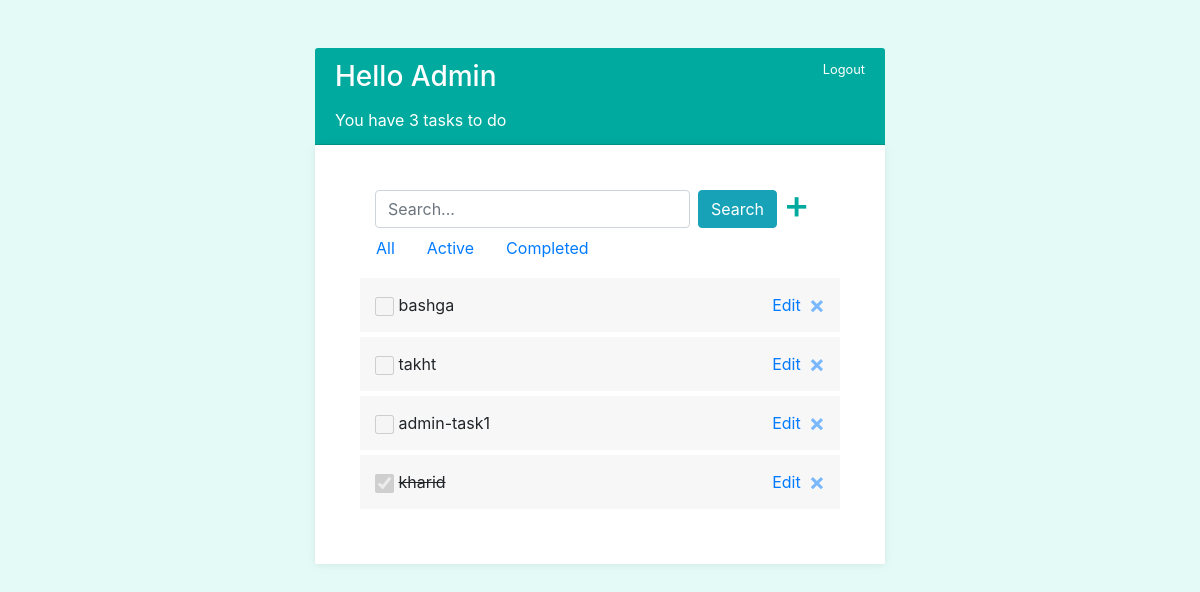
Page / (signed in) on the earlier database version.
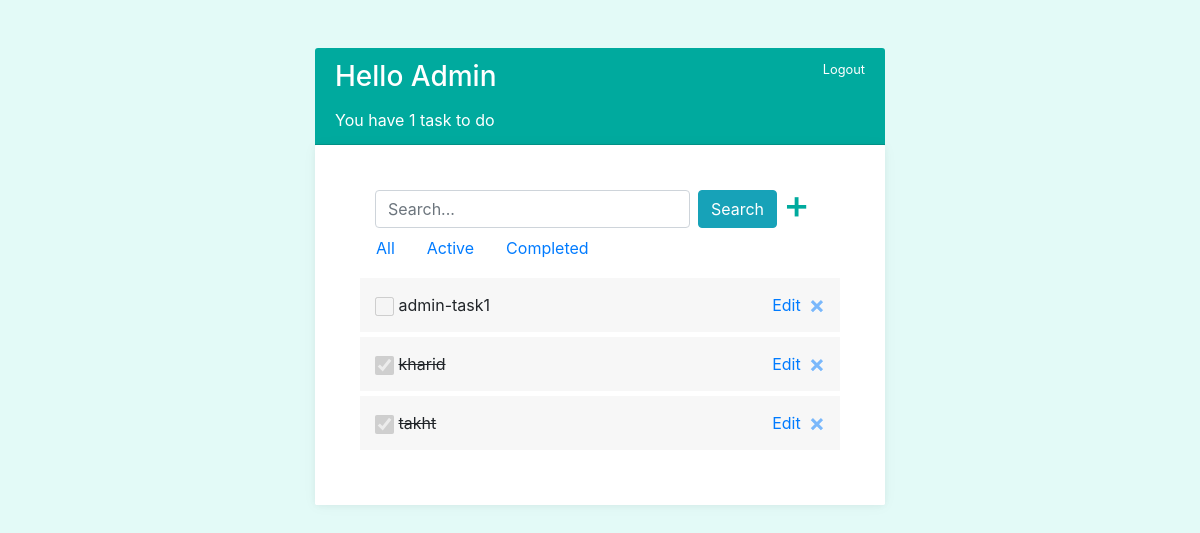
Same page on the later database version.
### account/models.py (models this page shows, shortened)
class Task(models.Model):
    user = models.ForeignKey(User, on_delete=models.CASCADE, null=True, blank=True, related_name='user')
    title = models.CharField(max_length=250)
    description = models.TextField(max_length=500, null=True, blank=True)
    complete = models.BooleanField(default=False)
    created = models.DateTimeField(auto_now_add=True)

### account/views.py (the view)
# urls.py: path('', TaskList.as_view(), name='tasks'),
class TaskList(LoginRequiredMixin, ListView):
    model = Task
    context_object_name = 'tasks'
    template_name = 'account/home-page.html'
    ordering = ['complete']
    def get_context_data(self, *, object_list=None, **kwargs):
        context = super().get_context_data(**kwargs)
        context['tasks'] = context['tasks'].filter(user=self.request.user)
        context['tasksCount'] = context['tasks'].filter(complete=False).count()
        search = self.request.GET.get('search') or ''
        if search:
            context['tasks'] = context['tasks'].filter(title__contains=search)
        return context

### account/templates/account/home-page.html (shortened to what this page needs)
{% extends 'parent/base.html' %}
{% load static %}
{% block content %}
    <div class="row my-5">
        <div class="col-md-12">
            <div class="card-header" style="background-color: #00AA9E; color: white">
                <h3 class="mb-0" style="float: left">Hello {{ request.user|title }}</h3><a
                    href="{% url 'account:logout' %}" style="color: white"><small
                    style="float: right">Logout</small></a>
                <br><br>
                <p class="mb-0">You have {{ tasksCount }} task{{ tasksCount|pluralize:"s" }} to do</p>
            </div>
            <div class="card card-white">
                <div class="card-body">
                    <div id="search-add-wrapper">
                        <form method="GET" class="d-flex float-left col-md-11">
                            <div class="form-outline flex-fill">
                                <input type="text" name="search" id="form1" class="form-control"
                                       placeholder="Search..." value="{{ request.GET.search }}" />
                            </div>
                            <button type="submit" class="btn btn-info mx-2 ">Search</button>
                        </form>
                        <a id="add-link" href="{% url 'account:task-create' %}" class="d-flex h1 float-right" style="text-decoration: none; margin-right: 30px; margin-top: -48px; color: #00AA9E;">&#x2b;</a>
                    </div>
<br>
                    <ul class="nav nav-pills todo-nav">
                        <li role="presentation" class="nav-item all-task active"><a href="#" class="nav-link">All</a>
                        </li>
                        <li role="presentation" class="nav-item active-task"><a href="#" class="nav-link">Active</a>
                        </li>
                        <li role="presentation" class="nav-item completed-task"><a href="#"
                                                                                   class="nav-link">Completed</a></li>
                    </ul>
                    <div class="todo-list">
                        {% for task in tasks %}
                            <div class="todo-item {% if task.complete %}complete{% endif %}">
                                <div class="checker"><span class=""><input type="checkbox"
                                                                           {% if task.complete %}checked{% endif %}
                                                                           name="{{ task.title }}-{{ task.id }}"
                                                                           disabled></span>
                                </div>
                                <span>{{ task.title }}</span>
                                <button type="button" class="close" data-dismiss="modal" aria-label="Close"
                                        style="float: right">
                                    <a href="{% url 'account:task-delete' task.id %}" aria-hidden="true"
                                       style="text-decoration: none">&times;</a>
                                </button>
                                <a href="{% url 'account:task-update' task.id %}" aria-label="Close"
                                   class="text-center mx-2" style="float: right; text-decoration: none">Edit</a>
                            </div>
                        {% empty %}
                            <h4>No tasks..</h4>
                        {% endfor %}
                    </div>
                </div>
            </div>
        </div>
    </div>
{% endblock %}

### account/templates/parent/base.html (shortened to what this page needs)
{% load static %}
<!DOCTYPE html>
<html lang="en">
<head>
    <link rel="stylesheet" href="https://stackpath.bootstrapcdn.com/bootstrap/4.4.1/css/bootstrap.min.css"
>
</head>
<body style="background-color:rgba(179,243,235,0.36)">
<div class="container col-6">
    {% block content %}{% endblock %}
</div>
</body>
</html>

### account/templates/account/home-page.html (style rules this page uses)
.todo-nav { margin-top: 10px }
.todo-list { margin: 10px 0 }
.todo-list .todo-item { padding: 15px; margin: 5px 0; border-radius: 0; background: #f7f7f7 }
.todo-list .todo-item.complete span { text-decoration: line-through }
div.checker { width: 18px; height: 18px }
div.checker input, div.checker span { width: 18px; height: 18px }
div.checker span { display: -moz-inline-box; display: inline-block; zoom: 1; text-align: center; background-position: 0 -260px; }
div.checker, div.checker input, div.checker span { width: 19px; height: 19px; }
div.checker, div.radio, div.uploader { position: relative; }
div.button, div.button *, div.checker, div.checker *, div.radio, div.radio *, div.selector, div.selector *, div.uploader, div.uploader * { margin: 0; padding: 0; }
div.button, div.checker, div.radio, div.selector, div.uploader { display: -moz-inline-box; display: inline-block; zoom: 1; vertical-align: middle; }
.card { padding: 25px; margin-bottom: 20px; border: initial; background: #fff; border-radius: calc(.15rem - 1px); box-shadow: 0 1px 15px rgba(0, 0, 0, 0.04), 0 1px 6px rgba(0, 0, 0, 0.04); }

Differences in the rows shown:
removed Task: title "bashga"
changed Task "takht": complete "☐" → "☑"; moves down the list
Other differences:
{{ tasksCount }}: "3" → "1"
